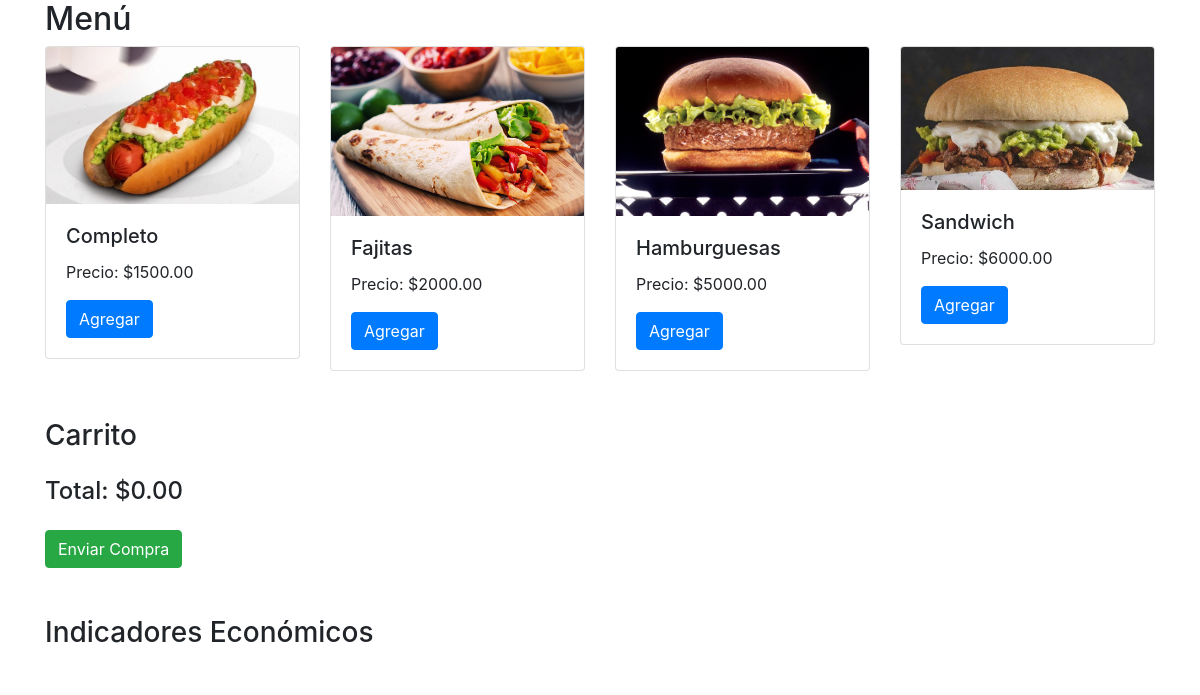
The page / on the database its author committed.
### main/models.py (models this page shows, shortened)
class Product(models.Model):
    name = models.CharField(max_length=100)
    price = models.DecimalField(max_digits=10, decimal_places=2)
    photo = models.ImageField(upload_to='product_photos/', blank=True, null=True)

### main/views.py (the view)
# urls.py: path('', views.home, name='home'),
def home(request):
    products = Product.objects.all()
    return render(request, 'home.html', {'products': products})

### main/templates/home.html (shortened to what this page needs)
{% load static %}
<!DOCTYPE html>
<html lang="es">
<head>
    <link rel="stylesheet" href="https://maxcdn.bootstrapcdn.com/bootstrap/4.5.2/css/bootstrap.min.css">
    <link rel="stylesheet" href="{% static 'main/css/style.css' %}">
</head>
<body>
    <div class="container">
        <h2>Menú</h2>
        <div class="row">
            {% for product in products %}
            <div class="col-md-3">
                <div class="card">
                    <img src="{% if product.photo %}/media/{{ product.photo }}{% else %}{% static 'images/default.jpg' %}{% endif %}" class="card-img-top" alt="{{ product.name }}">
                    <div class="card-body">
                        <h5 class="card-title">{{ product.name }}</h5>
                        <p class="card-text">Precio: ${{ product.price }}</p>
                        <button class="btn btn-primary add-to-cart" data-id="{{ product.id }}" data-name="{{ product.name }}" data-price="{{ product.price }}">Agregar</button>
                    </div>
                </div>
            </div>
            {% endfor %}
        </div>
        <h3 class="mt-5">Carrito</h3>
        <div class="mt-3">
            <h4>Total: $<span id="totalPrice">0.00</span></h4>
        </div>
        <button type="button" class="btn btn-success mt-3" data-toggle="modal" data-target="#purchaseModal">
            Enviar Compra
        </button>
        <h3 class="mt-5">Indicadores Económicos</h3>
        <div id="economicIndicatorsCarousel" class="carousel slide" data-ride="carousel">
            <a class="carousel-control-prev" href="#economicIndicatorsCarousel" role="button" data-slide="prev">
                <span class="carousel-control-prev-icon" aria-hidden="true"></span>
            </a>
            <a class="carousel-control-next" href="#economicIndicatorsCarousel" role="button" data-slide="next">
                <span class="carousel-control-next-icon" aria-hidden="true"></span>
            </a>
        </div>
    </div>
</body>
</html>

### rows shown on the page
Product: photo (picture), name "Completo", price "1500.00"
Product: photo (picture), name "Fajitas", price "2000.00"
Product: photo (picture), name "Hamburguesas", price "5000.00"
Product: photo (picture), name "Sandwich", price "6000.00"
